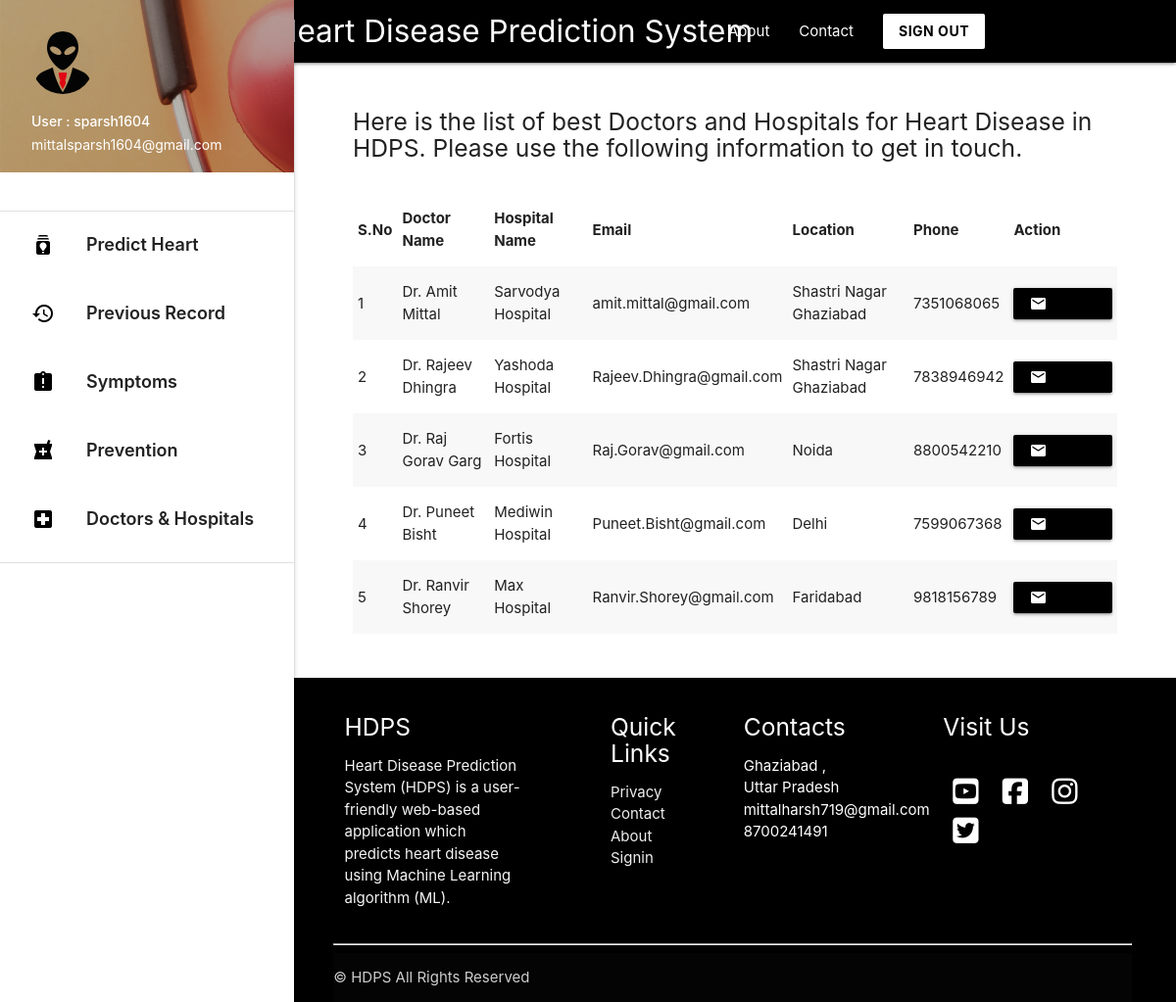
Page /doctorhospital (signed in) on the committed database.
### predictor/models.py (models this page shows)
class DoctorHospital(models.Model):
    doctor_name = models.CharField(max_length=25)
    hospital_name = models.CharField(max_length=25)
    email = models.EmailField()
    phone_no = models.IntegerField()
    Location = models.CharField(max_length=25)

### predictor/views.py (the view)
# urls.py: path('doctorhospital', views.doctorhospital , name='doctorhospital'),
def doctorhospital(request): # Displays list of doctors and hospitals for user
    if request.user.is_authenticated:
        datas = DoctorHospital.objects.all()
        return render(request , 'doctorshospitals.html',{'datas':datas})
    return render('/')

### templates/doctorshospitals.html (shortened to what this page needs)
{% extends 'base_layout2.html' %}
{% block content %}
<div class="con">
  <h5 > Here is the list of best Doctors and Hospitals for Heart Disease in HDPS. Please use the following information to get in touch.  </h5>
<br>
  <table class="striped">
   <thead>
     <tr>
         <th>S.No</th>
         <th>Doctor Name</th>
         <th>Hospital Name</th>
         <th>Email</th>
         <th>Location</th>
         <th>Phone</th>
         <th> Action</th>
     </tr>
   </thead>
   <tbody>
     {% for data in datas %}
     <tr>
       <td>{{ forloop.counter }}</td>
       <td>{{ data.doctor_name }}</td>
       <td>{{ data.hospital_name }}</td>
       <td>{{ data.email }}</td>
       <td>{{ data.Location }}</td>
       <td>{{ data.phone_no }}</td>
       <td>
         <a class="waves-effect waves-light btn-small black" href="https://mail.google.com/mail/?view=cm&fs=1&to={{ data.email }}" target="_blank"><i class="material-icons left">mail</i>Email Now</a>
      </td>
     </tr>
    {% endfor %}
   </tbody>
 </table>
<br> <br>
</div>
{% endblock %}

### templates/base_layout2.html (shortened to what this page needs)
{% load static %}
<!DOCTYPE html>
<html lang="en">
<head>
  <link href="{% static 'css/materialize.css' %}" type="text/css" rel="stylesheet" media="screen,projection"/>
  <link href="{% static 'css/style.css' %}" type="text/css" rel="stylesheet" media="screen,projection"/>
</head>
<body>
        <div class="navbar-fixed">
          <nav class="black">
            <div class="container">
              <div class="nav-wrapper">
                <a href="/" style="padding-left: 100px;"    class="brand-logo ">Heart Disease Prediction System</a>
                <ul class="right hide-on-med-and-down hover_backcolor">
                  <li><a href="{% url 'about' %}">About</a></li>
                  <li><a href="{% url 'contact' %}">Contact</a></li>
                  <a class=" white black-text waves-effect waves-dark btn  modal-trigger" href="/signout"><b>SIGN OUT </b></a>
                </ul>
              </div>
            </div>
          </nav>
        </div>
      <ul id="slide-out" class="sidenav sidenav-fixed">
        <li><div class="user-view">
          <div class="background">
            <img src="{% static 'img/about.png' %}">
          </div>
          <a href="#user"><img class="circle" src="{% static 'img/user.png' %}"></a>
          <a href="#name"><span class="white-text name">User : {{ request.user.username }} </span></a>
          <a href="#email"><span class="white-text email">{{ request.user.email }}</span></a>
        </div></li>
        <br>
        <li><div class="divider"></div></li>
        <li><a style="font-weight: 600; font-size: 18px; height: 70px; padding-top: 10px;" class="waves-effect hoverable" href="/"><i class="material-icons black-text">batch_prediction</i> Predict Heart Disease </a></li>
        <li><a style="font-weight: 600; font-size: 18px; height: 70px; padding-top: 10px;" class="waves-effect hoverable" href="{% url 'record' %}"><i class="material-icons black-text">history</i> Previous Record </a></li>
        <li><a style="font-weight: 600; font-size: 18px; height: 70px; padding-top: 10px;" class="waves-effect hoverable" href="{% url 'symptoms' %}"><i class="material-icons black-text" >assignment_late</i> Symptoms  </a></li>
        <li><a style="font-weight: 600; font-size: 18px; height: 70px; padding-top: 10px;" class="waves-effect hoverable" href="{% url 'prevention' %}"><i class="material-icons black-text">local_pharmacy</i> Prevention   </a></li>
        <li><a style="font-weight: 600; font-size: 18px; height: 70px; padding-top: 10px;" class="waves-effect hoverable" href="{% url 'doctorhospital' %}"><i class="material-icons black-text">local_hospital</i> Doctors & Hospitals   </a></li>
        <li><div class="divider"></div></li>
      </ul>
      <a href="#" data-target="slide-out" class="sidenav-trigger"><i class="material-icons">menu</i></a>
    {% block content %}
    {% endblock %}
            <section>
            <footer class=" hide-on-small-only black page-footer">
              <div class="" style=" width: 90%; margin: auto;">
                <div class="row">
                  <div class="col  s12 m6 l3 ">
                    <h5 class="white-text">HDPS</h5>
                    <p class="grey-text text-lighten-4">Heart Disease Prediction System (HDPS) is a user-friendly web-based application which predicts heart disease using
                        Machine Learning algorithm (ML). </p>
                  </div>
                  <div class="  col l2 m6 s12 offset-l1 ">
                    <h5 class="white-text">Quick Links</h5>
                    <ul>
                   <li><a class="grey-text text-lighten-3" href="#!">Privacy</a></li>
                      <li><a class="grey-text text-lighten-3" href="#!">Contact</a></li>
                      <li><a class="grey-text text-lighten-3" href="#!">About</a></li>
                      <li><a class="grey-text text-lighten-3" href="#!">Signin</a></li>
                    </ul>
                  </div>
                  <div class="col l2 m6 s12  ">
                      <h5 class="white-text">Contacts</h5>
                      <ul>
                      <li>Ghaziabad , Uttar Pradesh</li>
                      <li>mittalharsh719@gmail.com</li>
                      <li>8700241491</li>
                  </ul>
                  </div>
                  <div class=" col l3 m6 s12 offset-l1 ">
                      <h5 class="white-text">Visit Us</h5>
                      <br>
                      <a href="https://www.youtube.com/" target="_blank"> <i style="color: white; margin: 5px 10px;"  class="fab fa-youtube-square fa-2x"></i></a>
                  <a href="https://www.youtube.com/" target="_blank"> <i style="color: white; margin: 5px 10px;" class="fab fa-facebook-square fa-2x"></i></a>
                  <a href="https://www.youtube.com/" target="_blank"> <i style="color: white; margin: 5px 10px;" class="fab fa-instagram fa-2x"></i></a>
                  <a href="https://www.youtube.com/" target="_blank"> <i style="color: white; margin: 5px 10px;" class="fab fa-twitter-square fa-2x"></i> </a>
                  </div>
                </div>
                <hr>
              <div class="footer-copyright">
                ©  HDPS All Rights Reserved
              </div>
          </div>
            </footer>
          </section>
  </body>
</html>

### templates/doctorshospitals.html (style rules this page uses)
footer { padding-left: 295px; }
.con { padding-left: 390px; width: 90%; flex: 1 0 auto; }
body { display: flex; min-height: 100vh; flex-direction: column; }

### templates/base_layout2.html (style rules this page uses)
footer { padding-left: 295px; }
.con { padding-left: 360px; width: 95%; }

### rows in the picture
DoctorHospital: doctor_name "Dr. Amit Mittal", hospital_name "Sarvodya Hospital", email "amit.mittal@gmail.com", Location "Shastri Nagar Ghaziabad", phone_no "7351068065"
DoctorHospital: doctor_name "Dr. Rajeev Dhingra", hospital_name "Yashoda Hospital", email "Rajeev.Dhingra@gmail.com", Location "Shastri Nagar Ghaziabad", phone_no "7838946942"
DoctorHospital: doctor_name "Dr. Raj Gorav Garg", hospital_name "Fortis Hospital", email "Raj.Gorav@gmail.com", Location "Noida", phone_no "8800542210"
DoctorHospital: doctor_name "Dr. Puneet Bisht", hospital_name "Mediwin Hospital", email "Puneet.Bisht@gmail.com", Location "Delhi", phone_no "7599067368"
DoctorHospital: doctor_name "Dr. Ranvir Shorey", hospital_name "Max Hospital", email "Ranvir.Shorey@gmail.com", Location "Faridabad", phone_no "9818156789"

### other values in the picture
{{ request.user.username }} "sparsh1604"
{{ request.user.email }} "mittalsparsh1604@gmail.com"
